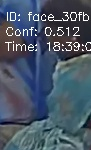
#> input picture logs/images/entries/2025-09-28/face_30fb5e02_entry_20250928_183905_923.jpg, 91 x 150 px
$ python -i simple_recognizer.py   (imports and definitions only)   (older library calls are emulated)
#> lines starting #> are read from the running program, lines starting #| are printed output that depends on the picture
"""
Simplified face recognition module without InsightFace dependency.
Uses basic face features for demonstration purposes.
"""

import numpy as np
import cv2
import logging
from typing import List, Tuple, Optional
import uuid
import hashlib

class SimpleFaceRecognizer:
    def __init__(self, similarity_threshold: float = 0.7):
        """
        Initialize simple face recognizer.

        Args:
            similarity_threshold: Threshold for face matching
        """
        self.similarity_threshold = similarity_threshold
        logging.info("Simple face recognizer initialized")

    def generate_embedding(self, face_image: np.ndarray) -> Optional[np.ndarray]:
        """
        Generate simple face embedding from cropped face image.
        Uses basic image features like histogram and texture.

        Args:
            face_image: Cropped face image (BGR format)

        Returns:
            Simple feature vector or None if failed
        """
        try:
            # Resize to standard size
            face_resized = cv2.resize(face_image, (64, 64))

            # Convert to grayscale
            gray = cv2.cvtColor(face_resized, cv2.COLOR_BGR2GRAY)

            # Calculate histogram features
            hist = cv2.calcHist([gray], [0], None, [32], [0, 256])
            hist = hist.flatten()
            hist = hist / (np.sum(hist) + 1e-7)  # Normalize

            # Calculate LBP (Local Binary Pattern) features
            lbp = self._calculate_lbp(gray)
            lbp_hist = cv2.calcHist([lbp], [0], None, [32], [0, 256])
            lbp_hist = lbp_hist.flatten()
            lbp_hist = lbp_hist / (np.sum(lbp_hist) + 1e-7)  # Normalize

            # Calculate edge features
            edges = cv2.Canny(gray, 50, 150)
            edge_density = np.sum(edges > 0) / (edges.shape[0] * edges.shape[1])

            # Combine features
            embedding = np.concatenate([hist, lbp_hist, [edge_density]])

            return embedding.astype(np.float32)

        except Exception as e:
            logging.error(f"Error generating simple embedding: {e}")
            return None

    def _calculate_lbp(self, gray_image: np.ndarray) -> np.ndarray:
        """Calculate Local Binary Pattern."""
        rows, cols = gray_image.shape
        lbp = np.zeros((rows-2, cols-2), dtype=np.uint8)

        for i in range(1, rows-1):
            for j in range(1, cols-1):
                center = gray_image[i, j]
                code = 0

                # 8-neighborhood
                neighbors = [
                    gray_image[i-1, j-1], gray_image[i-1, j], gray_image[i-1, j+1],
                    gray_image[i, j+1], gray_image[i+1, j+1], gray_image[i+1, j],
                    gray_image[i+1, j-1], gray_image[i, j-1]
                ]

                for k, neighbor in enumerate(neighbors):
                    if neighbor >= center:
                        code |= (1 << k)

                lbp[i-1, j-1] = code

        return lbp

    # [89 lines left out: functions compare_embeddings, find_best_match, recognize_face, not called in this run]

    def generate_face_id(self) -> str:
        """Generate a unique face ID."""
        return f"face_{uuid.uuid4().hex[:8]}"

    # [84 lines left out: functions is_good_quality_face, update_similarity_threshold, get_face_quality_score, not called in this run]

>>> import cv2
>>> picture = cv2.imread('logs/images/entries/2025-09-28/face_30fb5e02_entry_20250928_183905_923.jpg')
#> picture is the input picture: shape (150, 91, 3); mean B, G, R 102.7, 86.7, 73.5
>>> result = SimpleFaceRecognizer().generate_embedding(picture)
#> in generate_embedding, `face_resized = cv2.resize(face_image, (64, 64))`:
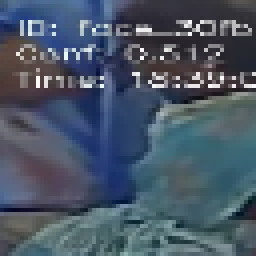
#> face_resized: shape (64, 64, 3) (shown 4 times larger); mean B, G, R 102.6, 86.7, 73.5
#> in generate_embedding, `gray = cv2.cvtColor(face_resized, cv2.COLOR_BGR2GRAY)`:
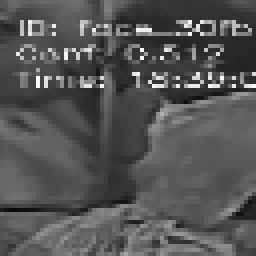
#> gray: shape (64, 64) (shown 4 times larger); min 8, max 252, mean 84.6
#> in generate_embedding, `hist = cv2.calcHist([gray], [0], None, [32], [0, 256])`: hist = 32 values, max 542 at index 11, min 0 at index 0, mean 128
#> in generate_embedding, `hist = hist / (np.sum(hist) + 1e-7)`: hist = 32 values, max 0.132 at index 11, min 0 at index 0, mean 0.0312
#> after the loop in _calculate_lbp, `for i in range(1, rows-1):`:
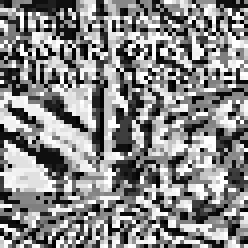
#> lbp: shape (62, 62) (shown 4 times larger); min 0, max 255, mean 136
#> in generate_embedding, `lbp_hist = cv2.calcHist([lbp], [0], None, [32], [0, 256])`: lbp_hist = 32 values, max 456 at index 31, min 4 at index 10, mean 120.1
#> in generate_embedding, `lbp_hist = lbp_hist / (np.sum(lbp_hist) + 1e-7)`: lbp_hist = 32 values, max 0.119 at index 31, min 0.00104 at index 10, mean 0.0312
#> in generate_embedding, `edges = cv2.Canny(gray, 50, 150)`:
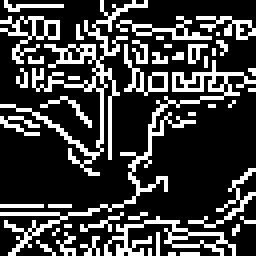
#> edges: shape (64, 64) (shown 4 times larger); 24.3% white in thin lines or dots
#> in generate_embedding, `edge_density = np.sum(edges > 0) / (edges.shape[0] * edges.shape[1])`: edge_density = 0.243
#> in generate_embedding, `embedding = np.concatenate([hist, lbp_hist, [edge_density]])`: embedding = 65 values, max 0.243 at index 64, min 0 at index 0, mean 0.0345
#> result has the same summary as embedding in generate_embedding

$ run again, on logs/images/entries/2025-09-28/face_30fb5e02_entry_20250928_183908_986.jpg
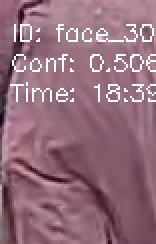
#> input picture logs/images/entries/2025-09-28/face_30fb5e02_entry_20250928_183908_986.jpg, 78 x 122 px (shown 2 times larger)
#> picture is the input picture: shape (122, 78, 3); mean B, G, R 123.9, 109, 147.8
#> in generate_embedding, `gray = cv2.cvtColor(face_resized, cv2.COLOR_BGR2GRAY)`:
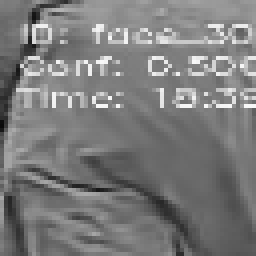
#> gray: shape (64, 64) (shown 4 times larger); min 10, max 248, mean 122.8
#> in generate_embedding, `hist = cv2.calcHist([gray], [0], None, [32], [0, 256])`: hist = 32 values, max 654 at index 15, min 0 at index 0, mean 128
#> in generate_embedding, `hist = hist / (np.sum(hist) + 1e-7)`: hist = 32 values, max 0.16 at index 15, min 0 at index 0, mean 0.0312
#> in generate_embedding, `lbp_hist = cv2.calcHist([lbp], [0], None, [32], [0, 256])`: lbp_hist = 32 values, max 428 at index 31, min 5 at index 10, mean 120.1
#> in generate_embedding, `lbp_hist = lbp_hist / (np.sum(lbp_hist) + 1e-7)`: lbp_hist = 32 values, max 0.111 at index 31, min 0.0013 at index 10, mean 0.0312
#> in generate_embedding, `edges = cv2.Canny(gray, 50, 150)`:
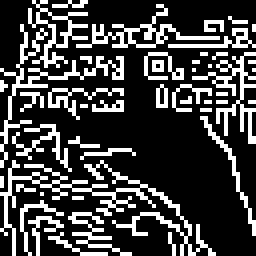
#> edges: shape (64, 64) (shown 4 times larger); 25.5% white in thin lines or dots
#> edge_density = 0.255
#> embedding = 65 values, max 0.255 at index 64, min 0 at index 0, mean 0.0347
#> result has the same summary as embedding in generate_embedding

$ run again, on logs/images/entries/2025-09-28/face_30fb5e02_entry_20250928_183913_003.jpg
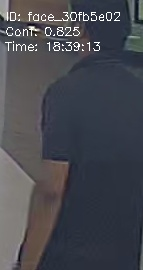
#> input picture logs/images/entries/2025-09-28/face_30fb5e02_entry_20250928_183913_003.jpg, 143 x 270 px
#> picture is the input picture: shape (270, 143, 3); mean B, G, R 79.3, 72.4, 71
#> in generate_embedding, `face_resized = cv2.resize(face_image, (64, 64))`:
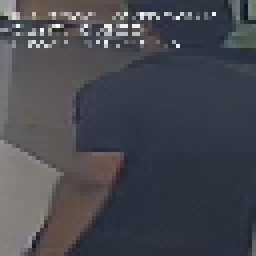
#> face_resized: shape (64, 64, 3) (shown 4 times larger); mean B, G, R 79, 72.1, 70.7
#> in generate_embedding, `hist = cv2.calcHist([gray], [0], None, [32], [0, 256])`: hist = 32 values, max 1174 at index 6, min 0 at index 0, mean 128
#> in generate_embedding, `hist = hist / (np.sum(hist) + 1e-7)`: hist = 32 values, max 0.287 at index 6, min 0 at index 0, mean 0.0312
#> in generate_embedding, `lbp_hist = cv2.calcHist([lbp], [0], None, [32], [0, 256])`: lbp_hist = 32 values, max 1181 at index 31, min 11 at index 10, mean 120.1
#> in generate_embedding, `lbp_hist = lbp_hist / (np.sum(lbp_hist) + 1e-7)`: lbp_hist = 32 values, max 0.307 at index 31, min 0.00286 at index 10, mean 0.0312
#> in generate_embedding, `edges = cv2.Canny(gray, 50, 150)`:
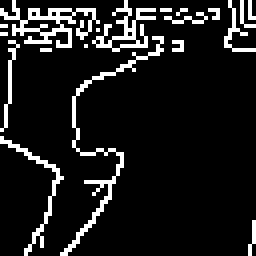
#> edges: shape (64, 64) (shown 4 times larger); 10.8% white in thin lines or dots
#> edge_density = 0.108
#> embedding = 65 values, max 0.307 at index 63, min 0 at index 0, mean 0.0324
#> result has the same summary as embedding in generate_embedding

$ run again, on logs/images/entries/2025-09-28/face_30fb5e02_entry_20250928_183913_348.jpg
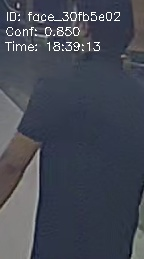
#> input picture logs/images/entries/2025-09-28/face_30fb5e02_entry_20250928_183913_348.jpg, 144 x 259 px
#> picture is the input picture: shape (259, 144, 3); mean B, G, R 83.6, 72.3, 67.9
#> in generate_embedding, `face_resized = cv2.resize(face_image, (64, 64))`:
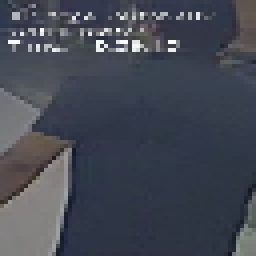
#> face_resized: shape (64, 64, 3) (shown 4 times larger); mean B, G, R 83.5, 72.3, 67.9
#> in generate_embedding, `hist = cv2.calcHist([gray], [0], None, [32], [0, 256])`: hist = 32 values, max 1358 at index 6, min 0 at index 0, mean 128
#> in generate_embedding, `hist = hist / (np.sum(hist) + 1e-7)`: hist = 32 values, max 0.332 at index 6, min 0 at index 0, mean 0.0312
#> in generate_embedding, `lbp_hist = cv2.calcHist([lbp], [0], None, [32], [0, 256])`: lbp_hist = 32 values, max 954 at index 31, min 9 at index 10, mean 120.1
#> in generate_embedding, `lbp_hist = lbp_hist / (np.sum(lbp_hist) + 1e-7)`: lbp_hist = 32 values, max 0.248 at index 31, min 0.00234 at index 10, mean 0.0312
#> in generate_embedding, `edges = cv2.Canny(gray, 50, 150)`:
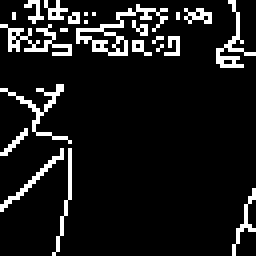
#> edges: shape (64, 64) (shown 4 times larger); 9.8% white in thin lines or dots
#> edge_density = 0.0977
#> embedding = 65 values, max 0.332 at index 6, min 0 at index 0, mean 0.0323
#> result has the same summary as embedding in generate_embedding
